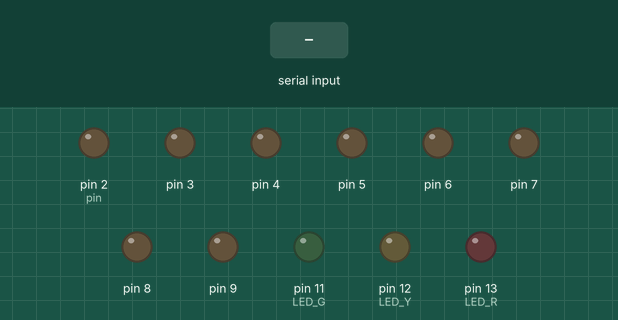
Recording of a sketch running on a simulated Arduino Uno, built with avr-gcc and run on an emulated ATmega328P. Shown: output pins drawn as LEDs (lit = HIGH). Inputs (shaded band) come from the test bench.

Above: at 1.2 s.
1.3 s: "L" received over Serial
At 1.7 s:
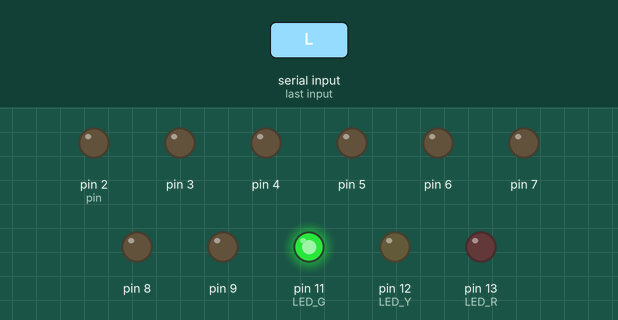
Timing chart, 0 to 4.3 s (numbered marks = the images above; inputs shaded):
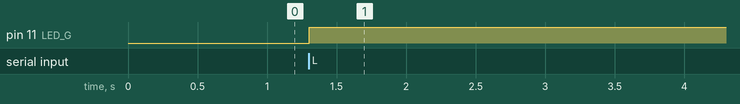

The sketch:

traffic_light.ino
```cpp
int LED_R=13;
int LED_Y=12;
int LED_G=11;
int status = 0;  //0 for green, 1 for yellow, others for red
// define the LED digit patters, from 0 - 9
// 1 = LED on, 0 = LED off, in this order:
// Arduino pin: 2,3,4,5,6,7,8 (Mapping a,b,c,d,e,f,g of Seven-Segment LED)
byte seven_seg_digits[10][7] = { { 1,1,1,1,1,1,0 },  // = 0
                                 { 0,1,1,0,0,0,0 },  // = 1
                                 { 1,1,0,1,1,0,1 },  // = 2
                                 { 1,1,1,1,0,0,1 },  // = 3
                                 { 0,1,1,0,0,1,1 },  // = 4
                                 { 1,0,1,1,0,1,1 },  // = 5
                                 { 1,0,1,1,1,1,1 },  // = 6
                                 { 1,1,1,0,0,0,0 },  // = 7
                                 { 1,1,1,1,1,1,1 },  // = 8
                                 { 1,1,1,0,0,1,1 }   // = 9
                                 };

void setup() {
  Serial.begin(9600);
  pinMode(LED_R,OUTPUT);
  pinMode(LED_Y,OUTPUT);
  pinMode(LED_G,OUTPUT);

  pinMode(2, OUTPUT);
  pinMode(3, OUTPUT);
  pinMode(4, OUTPUT);
  pinMode(5, OUTPUT);
  pinMode(6, OUTPUT);
  pinMode(7, OUTPUT);
  pinMode(8, OUTPUT);
  pinMode(9, OUTPUT);
  digitalWrite(9, 0);  // 關閉小數點
  }
void sevenSegWrite(byte digit) {
  byte pin = 2;
  for (byte seg = 0; seg < 7; ++seg) {
    digitalWrite(pin, seven_seg_digits[digit][seg]);
    ++pin;
  }
}
void loop() {
  if (Serial.available() > 0) {
    if(status ==0){
        if (Serial.read()=='L') {
            status = 0;
          }
        else if(Serial.read()=='H') {
          status = 1;
        }
        else{
          status = 0;
          }
      }
    else if(status ==1){
        status = 2;
      }
    else{
        status = 0;
      }
    if (status == 0){
      digitalWrite(LED_G, HIGH);
      digitalWrite(LED_R, LOW);
      digitalWrite(LED_Y, LOW);
      delay(9000);
      }
    else if(status == 1){
      delay(1500);
      digitalWrite(LED_G, LOW);
      digitalWrite(LED_Y,HIGH);
      digitalWrite(LED_R, LOW);
      delay(1500);
      }
    else{
      digitalWrite(LED_G, LOW);
      digitalWrite(LED_Y, LOW);
      digitalWrite(LED_R, HIGH);
      for (byte digit = 10; digit > 0; --digit) {
        delay(1000);
        sevenSegWrite(digit - 1);
        }
      }
    }
  delay(1);
  }
```

Measured:
- after the input at 1.3 s, pin 11 (LED_G): LOW → HIGH at once
